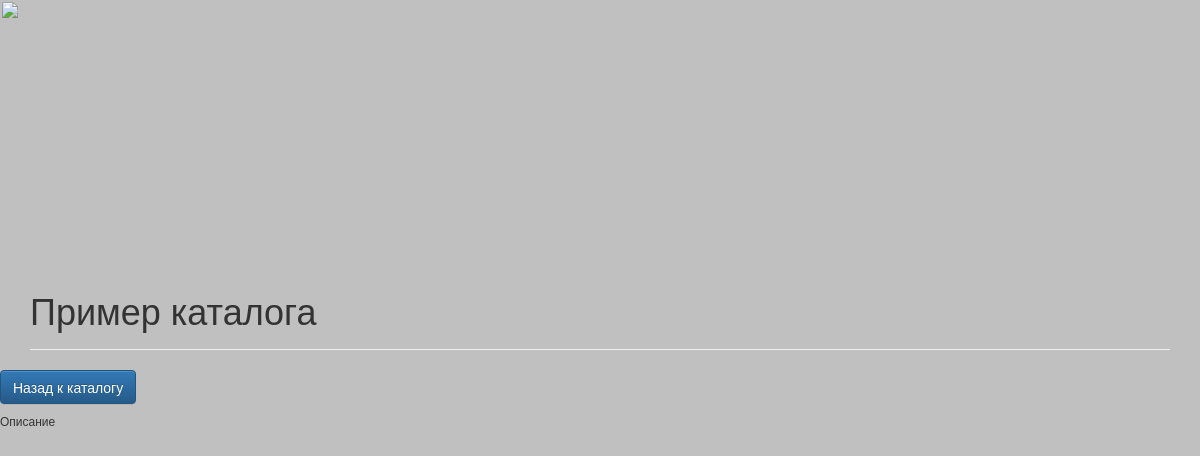
/catalog/2, run on an earlier commit of the app's database.
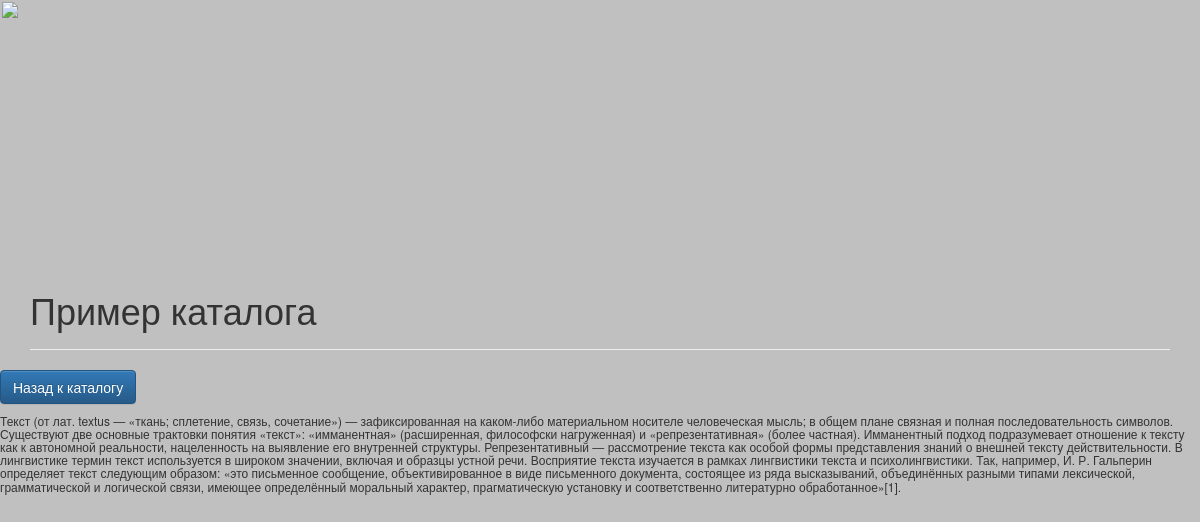
And on a later commit of the database.
### catalog/models.py (models this page shows, shortened)
class Catalog(models.Model):
    title = models.CharField(max_length=150)
    description = models.TextField()
    image = models.ImageField(upload_to='catalog_images', blank=True)

### catalog/views.py (the view)
# urls.py: url(r'^(?P<catalog_id>[\d+]*)$', views.catalog_details, name='details'),
def catalog_details(request, catalog_id):
    catalog_item = get_object_or_404(Catalog, pk=catalog_id)
    context = {
        'page_header': catalog_item.title,
        'catalog':catalog_item,
    }
    return render(request, 'catalog/catalog_detail.html', context)

### catalog/templates/catalog/catalog_detail.html
{% extends 'base.html' %}
{% block content %}
<div>
    <a class="btn btn-primary" href="{% url 'catalog:home' %}">Назад к каталогу</a>
</div>
<div>
    <h6>{{ catalog.description }}</h6>
</div>
{% endblock %}

### templates/base.html (shortened to what this page needs)
{% load static %}
<!DOCTYPE html>
<html lang="en">
<head>
    <link rel="stylesheet" href="https://maxcdn.bootstrapcdn.com/bootstrap/3.3.7/css/bootstrap.min.css">
    <link rel="stylesheet" href="https://maxcdn.bootstrapcdn.com/bootstrap/3.3.7/css/bootstrap-theme.min.css">
    <link rel="stylesheet" href="{% static 'css/styles.css' %}">
</head>
<body>
    <img src="{% static 'images/pikachu.png' %}" width="400px" height="250px">
    {% if page_header %}
    <div class="container">
        <div class="page-header">
            <h1>{{ page_header }}</h1>
        </div>
    </div>
    {% endif %}
{% block content %}{% endblock %}
</body>
</html>

What changed in the data, as far as the page shows it:
changed Catalog "Пример каталога": description "Описание" → "Текст (от лат. textus — «ткань; сплетение, связь, сочетание») — зафиксированная на каком-либо материальном носителе человеческая мысль; в общем плане связная и полная последовательность символов. Существуют две основные трактовки понятия «текст»: «имманентная» (расширенная, философски нагруженная) и «репрезентативная» (более частная). Имманентный подход подразумевает отношение к тексту как к автономной реальности, нацеленность на выявление его внутренней структуры. Репрезентативный — рассмотрение текста как особой формы представления знаний о внешней тексту действительности. В лингвистике термин текст используется в широком значении, включая и образцы устной речи. Восприятие текста…"
